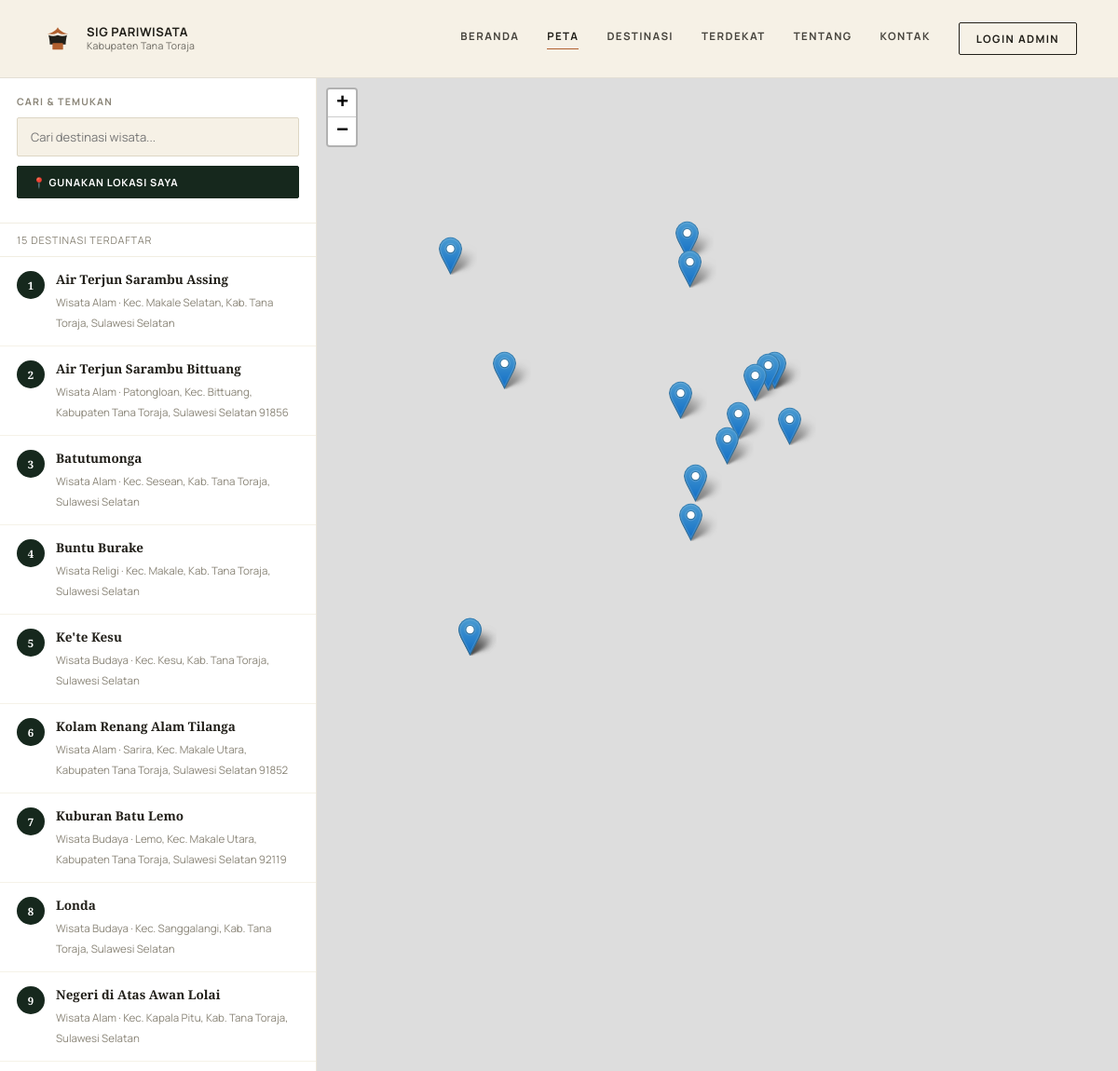
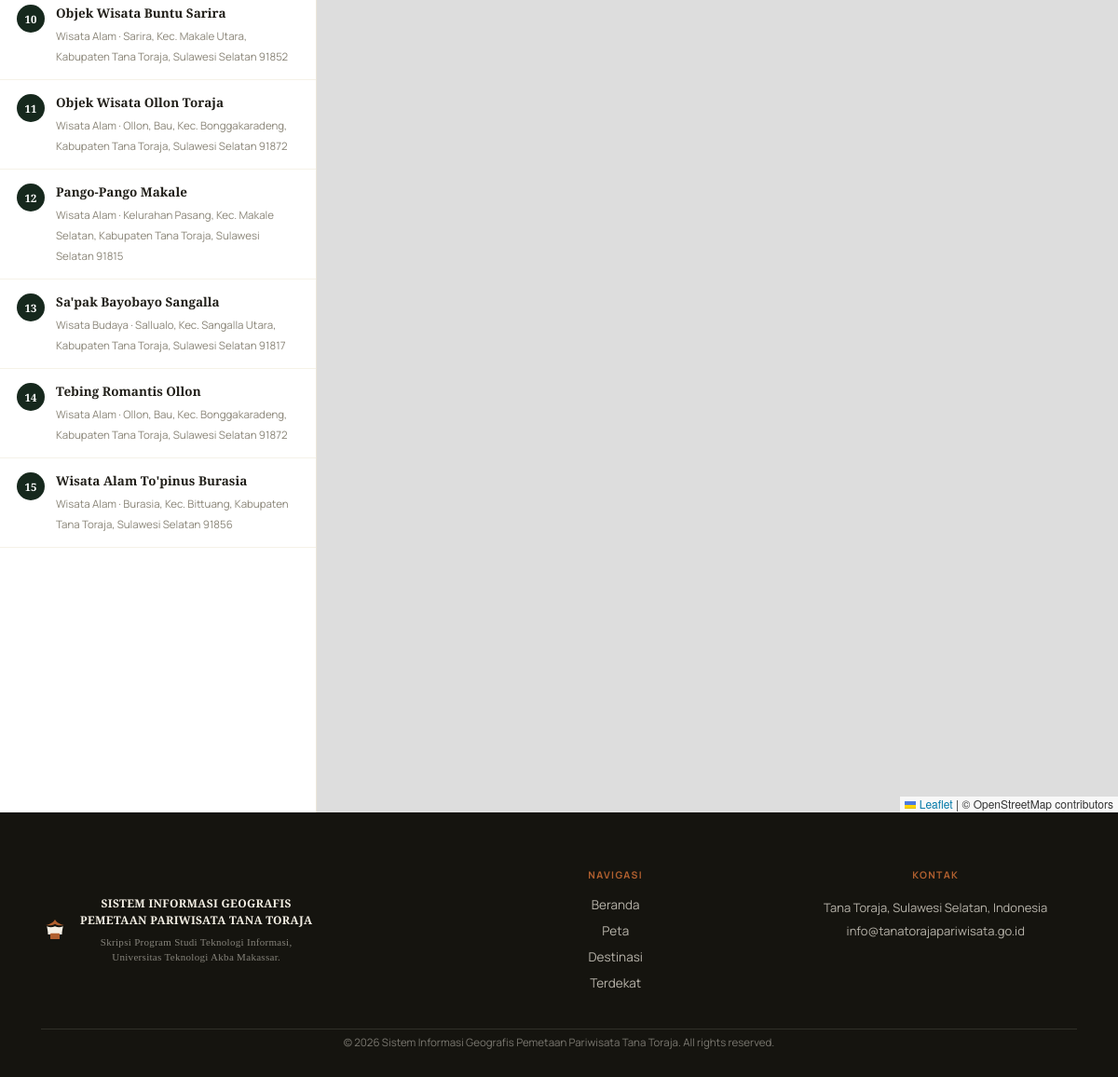
Screenshot of /peta.php with the database file from the repository (2 pictures, top to bottom).
### tables this page shows
CREATE TABLE wisata (
  id_wisata    INT AUTO_INCREMENT PRIMARY KEY,
  nama_wisata  VARCHAR(100) NOT NULL,
  id_kategori  INT NOT NULL,
  id_admin     INT DEFAULT NULL,
  alamat       TEXT,
  deskripsi    TEXT,
  fasilitas    VARCHAR(255) DEFAULT NULL,
  jam_buka     VARCHAR(100) DEFAULT NULL,
  tiket_masuk  VARCHAR(100) DEFAULT NULL,
  latitude     DECIMAL(10,8) NOT NULL,
  longitude    DECIMAL(11,8) NOT NULL,
  foto         VARCHAR(255) DEFAULT NULL,
  created_at   TIMESTAMP DEFAULT CURRENT_TIMESTAMP,
  updated_at   TIMESTAMP DEFAULT CURRENT_TIMESTAMP ON UPDATE CURRENT_TIMESTAMP,
  CONSTRAINT fk_wisata_kategori FOREIGN KEY (id_kategori)
    REFERENCES kategori_wisata(id_kategori) ON DELETE RESTRICT,
  CONSTRAINT fk_wisata_admin FOREIGN KEY (id_admin)
    REFERENCES admin(id_admin) ON DELETE SET NULL
);

CREATE TABLE kategori_wisata (
  id_kategori   INT AUTO_INCREMENT PRIMARY KEY,
  nama_kategori VARCHAR(100) NOT NULL UNIQUE
);

### config/config.php (called while the page is built, shortened)
<?php
require_once __DIR__ . '/db.php';
require_once __DIR__ . '/../includes/models/Wisata.php';
$wisataModel = new Wisata($koneksi);

### includes/models/Wisata.php (called while the page is built, shortened)
<?php
class Wisata
{
    private mysqli $db;
    public function __construct(mysqli $db, array $row = [])
    {
        $this->db = $db;
    }
    private function baseSelect(): string
    {
        return "SELECT w.id_wisata, w.nama_wisata, w.id_kategori, k.nama_kategori AS kategori,
                        w.id_admin, w.alamat, w.deskripsi, w.fasilitas, w.jam_buka, w.tiket_masuk,
                        w.latitude, w.longitude, w.foto, w.created_at, w.updated_at
                 FROM wisata w
                 INNER JOIN kategori_wisata k ON w.id_kategori = k.id_kategori";
    }
    public function getAll(array $filters = []): array
    {
        $sql = $this->baseSelect() . " WHERE 1=1";
        $types = '';
        $sql .= isset($filters['order_by_terbaru']) && $filters['order_by_terbaru']
            ? " ORDER BY w.created_at DESC"
            : " ORDER BY w.nama_wisata ASC";
        $stmt = $this->db->prepare($sql);
        $stmt->execute();
        return $stmt->get_result()->fetch_all(MYSQLI_ASSOC);
    }
}

### peta.php (the view, shortened to what this page needs)
<?php
require_once __DIR__ . '/config/config.php';
$wisataList = $wisataModel->getAll();
require_once __DIR__ . '/includes/header.php';
?>
<div class="peta-wrapper">
  <aside class="peta-sidebar">
    <div class="search-box">
      <span class="sb-label">Cari &amp; Temukan</span>
      <input type="text" id="searchInput" placeholder="Cari destinasi wisata...">
      <button id="locateBtn" onclick="locateMe()" class="btn btn-sm btn-forest" style="width:100%;margin-top:10px;">
        📍 Gunakan Lokasi Saya
      </button>
    </div>
    <div class="peta-count"><?php echo count($wisataList); ?> Destinasi Terdaftar</div>
    <div id="listWisata">
      <?php foreach ($wisataList as $i => $w): ?>
        <div class="peta-list-item" data-id="<?php echo $w['id_wisata']; ?>"
             data-nama="<?php echo strtolower(htmlspecialchars($w['nama_wisata'])); ?>"
             onclick="focusMarker(<?php echo (int)$w['id_wisata']; ?>)">
          <div class="dot"><?php echo $i + 1; ?></div>
          <div>
            <h5><?php echo htmlspecialchars($w['nama_wisata']); ?></h5>
            <span><?php echo htmlspecialchars($w['kategori']); ?> &middot; <?php echo htmlspecialchars($w['alamat']); ?></span>
          </div>
        </div>
      <?php endforeach; ?>
    </div>
  </aside>
  <div id="map"></div>
</div>
<?php require_once __DIR__ . '/includes/footer.php'; ?>

### assets/css/style.css (style rules this page uses)
:root { --color-dark: #15140f; --color-forest: #16281d; --color-forest-2: #223a29; --color-ivory: #f6f1e6; --color-ivory-2: #efe8d8; --color-terracotta: #b1602f; --color-terracotta-dark: #8f4a22; --color-gray: #8a8578; --toraja-green-dark: var(--color-forest); --toraja-green: var(--color-forest-2); --toraja-green-light: #e9ede2; --danger-red: #a8392b; --toraja-black: var(--color-dark); --toraja-gold: var(--color-terracotta); --toraja-cream: var(--color-ivory); --text-dark: #211f19; --font-serif: 'Playfair Display', Georgia, serif; --font-sans: 'Manrope', 'Poppins', "Segoe UI", Roboto, Arial, sans-serif; --nav-h: 84px; }
* { box-sizing: border-box; }
html { scroll-behavior: smooth; }
body { margin: 0; font-family: var(--font-sans); background: var(--color-ivory); color: var(--text-dark); -webkit-font-smoothing: antialiased; }
h1, h2, h3, h4, h5, .section-title, .login-box h2, .feature-card h3, .wisata-card h4, .footer-brand-text { font-family: var(--font-serif); }
input, button, select, textarea { font-family: var(--font-sans); }
.btn { display: inline-flex; align-items: center; gap: 8px; background: var(--color-terracotta); color: #fff; padding: 15px 30px; border-radius: 2px; font-weight: 700; font-size: 11.5px; letter-spacing: 1.4px; text-transform: uppercase; border: 1px solid var(--color-terracotta); cursor: pointer; transition: .25s ease; }
.btn-forest { background: var(--color-forest); border-color: var(--color-forest); }
.btn-sm { padding: 9px 16px; font-size: 11px; text-transform: uppercase; letter-spacing: .8px; }
.peta-wrapper { display: flex; height: calc(100vh - var(--nav-h)); }
.peta-sidebar { width: 340px; background: #fff; border-right: 1px solid #ece7da; overflow-y: auto; flex-shrink: 0; }
.peta-sidebar .search-box { padding: 18px; border-bottom: 1px solid #f1eee2; position: sticky; top:0; background:#fff; z-index: 2; }
.peta-sidebar .search-box .sb-label { font-size: 10.5px; font-weight: 700; letter-spacing: 1.2px; text-transform: uppercase; color: var(--color-gray); margin-bottom: 10px; display:block; }
.peta-sidebar .search-box input { width: 100%; padding: 11px 14px; border: 1px solid #ddd6c4; border-radius: 2px; font-size: 13px; font-family: var(--font-sans); background: var(--color-ivory); }
.peta-count { padding: 10px 18px; font-size: 11px; text-transform: uppercase; letter-spacing: .8px; color: var(--color-gray); border-bottom: 1px solid #f1eee2; }
.peta-list-item { display: flex; gap: 12px; padding: 15px 18px; border-bottom: 1px solid #f5f2e8; cursor: pointer; transition: background .2s; }
.peta-list-item .dot { width: 30px; height: 30px; border-radius: 50%; background: var(--color-forest); color:#fff; flex-shrink:0; display:flex; align-items:center; justify-content:center; font-size:11.5px; font-weight:700; font-family: var(--font-serif); }
.peta-list-item h5 { margin: 0 0 3px; font-size: 13.5px; font-family: var(--font-serif); }
.peta-list-item span { font-size: 11.5px; color: var(--color-gray); }
#map { flex: 1; }

### assets/leaflet/leaflet.css (style rules this page uses)
.leaflet-container { overflow: hidden; }
.leaflet-container.leaflet-touch-zoom { -ms-touch-action: pan-x pan-y; touch-action: pan-x pan-y; }
.leaflet-container.leaflet-touch-drag { -ms-touch-action: pinch-zoom; touch-action: none; touch-action: pinch-zoom; }
.leaflet-container.leaflet-touch-drag.leaflet-touch-zoom { -ms-touch-action: none; touch-action: none; }
.leaflet-container { -webkit-tap-highlight-color: transparent; }
.leaflet-grab { cursor: -webkit-grab; cursor: -moz-grab; cursor: grab; }
.leaflet-container { background: #ddd; outline-offset: 1px; }
.leaflet-container { font-family: "Helvetica Neue", Arial, Helvetica, sans-serif; font-size: 12px; font-size: 0.75rem; line-height: 1.5; }

### rows the page displays
wisata: nama_wisata "Air Terjun Sarambu Assing", id_kategori.nama_kategori "Wisata Alam", alamat "Kec. Makale Selatan, Kab. Tana Toraja, Sulawesi Selatan"
wisata: nama_wisata "Air Terjun Sarambu Bittuang", id_kategori.nama_kategori "Wisata Alam", alamat "Patongloan, Kec. Bittuang, Kabupaten Tana Toraja, Sulawesi Selatan 91856"
wisata: nama_wisata "Batutumonga", id_kategori.nama_kategori "Wisata Alam", alamat "Kec. Sesean, Kab. Tana Toraja, Sulawesi Selatan"
wisata: nama_wisata "Buntu Burake", id_kategori.nama_kategori "Wisata Religi", alamat "Kec. Makale, Kab. Tana Toraja, Sulawesi Selatan"
wisata: nama_wisata "Ke'te Kesu", id_kategori.nama_kategori "Wisata Budaya", alamat "Kec. Kesu, Kab. Tana Toraja, Sulawesi Selatan"
wisata: nama_wisata "Kolam Renang Alam Tilanga", id_kategori.nama_kategori "Wisata Alam", alamat "Sarira, Kec. Makale Utara, Kabupaten Tana Toraja, Sulawesi Selatan 91852"
wisata: nama_wisata "Kuburan Batu Lemo", id_kategori.nama_kategori "Wisata Budaya", alamat "Lemo, Kec. Makale Utara, Kabupaten Tana Toraja, Sulawesi Selatan 92119"
wisata: nama_wisata "Londa", id_kategori.nama_kategori "Wisata Budaya", alamat "Kec. Sanggalangi, Kab. Tana Toraja, Sulawesi Selatan"
wisata: nama_wisata "Negeri di Atas Awan Lolai", id_kategori.nama_kategori "Wisata Alam", alamat "Kec. Kapala Pitu, Kab. Tana Toraja, Sulawesi Selatan"
wisata: nama_wisata "Objek Wisata Buntu Sarira", id_kategori.nama_kategori "Wisata Alam", alamat "Sarira, Kec. Makale Utara, Kabupaten Tana Toraja, Sulawesi Selatan 91852"
wisata: nama_wisata "Objek Wisata Ollon Toraja", id_kategori.nama_kategori "Wisata Alam", alamat "Ollon, Bau, Kec. Bonggakaradeng, Kabupaten Tana Toraja, Sulawesi Selatan 91872"
wisata: nama_wisata "Pango-Pango Makale", id_kategori.nama_kategori "Wisata Alam", alamat "Kelurahan Pasang, Kec. Makale Selatan, Kabupaten Tana Toraja, Sulawesi Selatan 91815"
wisata: nama_wisata "Sa'pak Bayobayo Sangalla", id_kategori.nama_kategori "Wisata Budaya", alamat "Sallualo, Kec. Sangalla Utara, Kabupaten Tana Toraja, Sulawesi Selatan 91817"
wisata: nama_wisata "Tebing Romantis Ollon", id_kategori.nama_kategori "Wisata Alam", alamat "Ollon, Bau, Kec. Bonggakaradeng, Kabupaten Tana Toraja, Sulawesi Selatan 91872"
wisata: nama_wisata "Wisata Alam To'pinus Burasia", id_kategori.nama_kategori "Wisata Alam", alamat "Burasia, Kec. Bittuang, Kabupaten Tana Toraja, Sulawesi Selatan 91856"

### other values shown
count($wisataList) "15"
